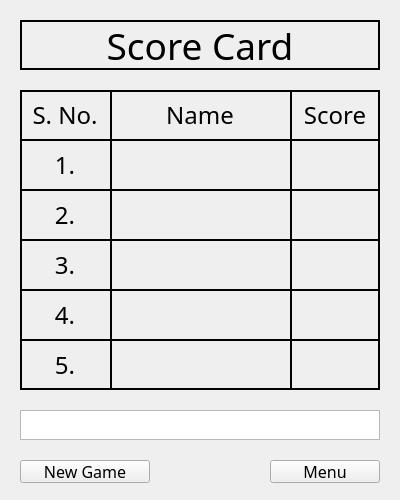
<?xml version="1.0" encoding="UTF-8"?>
<ui version="4.0">
 <class>Dialog</class>
 <widget class="QDialog" name="Dialog">
  <property name="geometry">
   <rect>
    <x>0</x>
    <y>0</y>
    <width>400</width>
    <height>500</height>
   </rect>
  </property>
  <property name="windowTitle">
   <string>Score Card</string>
  </property>
  <widget class="QLabel" name="label">
   <property name="geometry">
    <rect>
     <x>20</x>
     <y>20</y>
     <width>360</width>
     <height>50</height>
    </rect>
   </property>
   <property name="font">
    <font>
     <family>Cooper Black</family>
     <pointsize>28</pointsize>
    </font>
   </property>
   <property name="frameShape">
    <enum>QFrame::Box</enum>
   </property>
   <property name="lineWidth">
    <number>2</number>
   </property>
   <property name="text">
    <string>Score Card</string>
   </property>
   <property name="alignment">
    <set>Qt::AlignCenter</set>
   </property>
  </widget>
  <widget class="QFrame" name="frame">
   <property name="geometry">
    <rect>
     <x>20</x>
     <y>90</y>
     <width>360</width>
     <height>300</height>
    </rect>
   </property>
   <property name="font">
    <font>
     <family>Cooper Black</family>
     <pointsize>18</pointsize>
    </font>
   </property>
   <property name="frameShape">
    <enum>QFrame::Box</enum>
   </property>
   <property name="frameShadow">
    <enum>QFrame::Plain</enum>
   </property>
   <property name="lineWidth">
    <number>2</number>
   </property>
   <property name="midLineWidth">
    <number>1</number>
   </property>
   <widget class="Line" name="line">
    <property name="geometry">
     <rect>
      <x>0</x>
      <y>40</y>
      <width>360</width>
      <height>20</height>
     </rect>
    </property>
    <property name="font">
     <font>
      <family>Cooper Black</family>
      <pointsize>18</pointsize>
     </font>
    </property>
    <property name="frameShadow">
     <enum>QFrame::Plain</enum>
    </property>
    <property name="lineWidth">
     <number>2</number>
    </property>
    <property name="orientation">
     <enum>Qt::Horizontal</enum>
    </property>
   </widget>
   <widget class="Line" name="line_2">
    <property name="geometry">
     <rect>
      <x>0</x>
      <y>90</y>
      <width>360</width>
      <height>20</height>
     </rect>
    </property>
    <property name="font">
     <font>
      <family>Cooper Black</family>
      <pointsize>18</pointsize>
     </font>
    </property>
    <property name="frameShadow">
     <enum>QFrame::Plain</enum>
    </property>
    <property name="lineWidth">
     <number>2</number>
    </property>
    <property name="orientation">
     <enum>Qt::Horizontal</enum>
    </property>
   </widget>
   <widget class="Line" name="line_3">
    <property name="geometry">
     <rect>
      <x>0</x>
      <y>140</y>
      <width>360</width>
      <height>20</height>
     </rect>
    </property>
    <property name="font">
     <font>
      <family>Cooper Black</family>
      <pointsize>18</pointsize>
     </font>
    </property>
    <property name="frameShadow">
     <enum>QFrame::Plain</enum>
    </property>
    <property name="lineWidth">
     <number>2</number>
    </property>
    <property name="orientation">
     <enum>Qt::Horizontal</enum>
    </property>
   </widget>
   <widget class="Line" name="line_4">
    <property name="geometry">
     <rect>
      <x>0</x>
      <y>190</y>
      <width>360</width>
      <height>20</height>
     </rect>
    </property>
    <property name="font">
     <font>
      <family>Cooper Black</family>
      <pointsize>18</pointsize>
     </font>
    </property>
    <property name="frameShadow">
     <enum>QFrame::Plain</enum>
    </property>
    <property name="lineWidth">
     <number>2</number>
    </property>
    <property name="orientation">
     <enum>Qt::Horizontal</enum>
    </property>
   </widget>
   <widget class="Line" name="line_5">
    <property name="geometry">
     <rect>
      <x>0</x>
      <y>240</y>
      <width>360</width>
      <height>20</height>
     </rect>
    </property>
    <property name="font">
     <font>
      <family>Cooper Black</family>
      <pointsize>18</pointsize>
     </font>
    </property>
    <property name="frameShadow">
     <enum>QFrame::Plain</enum>
    </property>
    <property name="lineWidth">
     <number>2</number>
    </property>
    <property name="orientation">
     <enum>Qt::Horizontal</enum>
    </property>
   </widget>
   <widget class="Line" name="line_6">
    <property name="geometry">
     <rect>
      <x>90</x>
      <y>0</y>
      <width>2</width>
      <height>300</height>
     </rect>
    </property>
    <property name="font">
     <font>
      <family>Cooper Black</family>
      <pointsize>18</pointsize>
     </font>
    </property>
    <property name="frameShadow">
     <enum>QFrame::Plain</enum>
    </property>
    <property name="lineWidth">
     <number>2</number>
    </property>
    <property name="orientation">
     <enum>Qt::Vertical</enum>
    </property>
   </widget>
   <widget class="Line" name="line_7">
    <property name="geometry">
     <rect>
      <x>270</x>
      <y>0</y>
      <width>2</width>
      <height>300</height>
     </rect>
    </property>
    <property name="font">
     <font>
      <family>Cooper Black</family>
      <pointsize>18</pointsize>
     </font>
    </property>
    <property name="frameShadow">
     <enum>QFrame::Plain</enum>
    </property>
    <property name="lineWidth">
     <number>2</number>
    </property>
    <property name="orientation">
     <enum>Qt::Vertical</enum>
    </property>
   </widget>
   <widget class="QPushButton" name="pushButton">
    <property name="geometry">
     <rect>
      <x>0</x>
      <y>0</y>
      <width>90</width>
      <height>50</height>
     </rect>
    </property>
    <property name="font">
     <font>
      <family>Cooper Black</family>
      <pointsize>18</pointsize>
     </font>
    </property>
    <property name="text">
     <string>S. No.</string>
    </property>
    <property name="flat">
     <bool>true</bool>
    </property>
   </widget>
   <widget class="QPushButton" name="pushButton_2">
    <property name="geometry">
     <rect>
      <x>0</x>
      <y>50</y>
      <width>90</width>
      <height>50</height>
     </rect>
    </property>
    <property name="font">
     <font>
      <family>Cooper Black</family>
      <pointsize>18</pointsize>
     </font>
    </property>
    <property name="text">
     <string>1.</string>
    </property>
    <property name="flat">
     <bool>true</bool>
    </property>
   </widget>
   <widget class="QPushButton" name="pushButton_3">
    <property name="geometry">
     <rect>
      <x>0</x>
      <y>100</y>
      <width>90</width>
      <height>50</height>
     </rect>
    </property>
    <property name="font">
     <font>
      <family>Cooper Black</family>
      <pointsize>18</pointsize>
     </font>
    </property>
    <property name="text">
     <string>2.</string>
    </property>
    <property name="flat">
     <bool>true</bool>
    </property>
   </widget>
   <widget class="QPushButton" name="pushButton_4">
    <property name="geometry">
     <rect>
      <x>0</x>
      <y>150</y>
      <width>90</width>
      <height>50</height>
     </rect>
    </property>
    <property name="font">
     <font>
      <family>Cooper Black</family>
      <pointsize>18</pointsize>
     </font>
    </property>
    <property name="text">
     <string>3.</string>
    </property>
    <property name="flat">
     <bool>true</bool>
    </property>
   </widget>
   <widget class="QPushButton" name="pushButton_5">
    <property name="geometry">
     <rect>
      <x>0</x>
      <y>200</y>
      <width>90</width>
      <height>50</height>
     </rect>
    </property>
    <property name="font">
     <font>
      <family>Cooper Black</family>
      <pointsize>18</pointsize>
     </font>
    </property>
    <property name="text">
     <string>4.</string>
    </property>
    <property name="flat">
     <bool>true</bool>
    </property>
   </widget>
   <widget class="QPushButton" name="pushButton_6">
    <property name="geometry">
     <rect>
      <x>0</x>
      <y>250</y>
      <width>90</width>
      <height>50</height>
     </rect>
    </property>
    <property name="font">
     <font>
      <family>Cooper Black</family>
      <pointsize>18</pointsize>
     </font>
    </property>
    <property name="text">
     <string>5.</string>
    </property>
    <property name="flat">
     <bool>true</bool>
    </property>
   </widget>
   <widget class="QPushButton" name="pushButton_7">
    <property name="geometry">
     <rect>
      <x>270</x>
      <y>50</y>
      <width>90</width>
      <height>50</height>
     </rect>
    </property>
    <property name="font">
     <font>
      <family>Cooper Black</family>
      <pointsize>18</pointsize>
     </font>
    </property>
    <property name="text">
     <string/>
    </property>
    <property name="flat">
     <bool>true</bool>
    </property>
   </widget>
   <widget class="QPushButton" name="pushButton_8">
    <property name="geometry">
     <rect>
      <x>270</x>
      <y>250</y>
      <width>90</width>
      <height>50</height>
     </rect>
    </property>
    <property name="font">
     <font>
      <family>Cooper Black</family>
      <pointsize>18</pointsize>
     </font>
    </property>
    <property name="text">
     <string/>
    </property>
    <property name="flat">
     <bool>true</bool>
    </property>
   </widget>
   <widget class="QPushButton" name="pushButton_9">
    <property name="geometry">
     <rect>
      <x>270</x>
      <y>200</y>
      <width>90</width>
      <height>50</height>
     </rect>
    </property>
    <property name="font">
     <font>
      <family>Cooper Black</family>
      <pointsize>18</pointsize>
     </font>
    </property>
    <property name="text">
     <string/>
    </property>
    <property name="flat">
     <bool>true</bool>
    </property>
   </widget>
   <widget class="QPushButton" name="pushButton_10">
    <property name="geometry">
     <rect>
      <x>270</x>
      <y>0</y>
      <width>90</width>
      <height>50</height>
     </rect>
    </property>
    <property name="font">
     <font>
      <family>Cooper Black</family>
      <pointsize>18</pointsize>
     </font>
    </property>
    <property name="text">
     <string>Score</string>
    </property>
    <property name="flat">
     <bool>true</bool>
    </property>
   </widget>
   <widget class="QPushButton" name="pushButton_11">
    <property name="geometry">
     <rect>
      <x>270</x>
      <y>100</y>
      <width>90</width>
      <height>50</height>
     </rect>
    </property>
    <property name="font">
     <font>
      <family>Cooper Black</family>
      <pointsize>18</pointsize>
     </font>
    </property>
    <property name="text">
     <string/>
    </property>
    <property name="flat">
     <bool>true</bool>
    </property>
   </widget>
   <widget class="QPushButton" name="pushButton_12">
    <property name="geometry">
     <rect>
      <x>270</x>
      <y>150</y>
      <width>90</width>
      <height>50</height>
     </rect>
    </property>
    <property name="font">
     <font>
      <family>Cooper Black</family>
      <pointsize>18</pointsize>
     </font>
    </property>
    <property name="text">
     <string/>
    </property>
    <property name="flat">
     <bool>true</bool>
    </property>
   </widget>
   <widget class="QPushButton" name="pushButton_13">
    <property name="geometry">
     <rect>
      <x>90</x>
      <y>50</y>
      <width>180</width>
      <height>50</height>
     </rect>
    </property>
    <property name="font">
     <font>
      <family>Cooper Black</family>
      <pointsize>18</pointsize>
     </font>
    </property>
    <property name="text">
     <string/>
    </property>
    <property name="flat">
     <bool>true</bool>
    </property>
   </widget>
   <widget class="QPushButton" name="pushButton_14">
    <property name="geometry">
     <rect>
      <x>90</x>
      <y>250</y>
      <width>180</width>
      <height>50</height>
     </rect>
    </property>
    <property name="font">
     <font>
      <family>Cooper Black</family>
      <pointsize>18</pointsize>
     </font>
    </property>
    <property name="text">
     <string/>
    </property>
    <property name="flat">
     <bool>true</bool>
    </property>
   </widget>
   <widget class="QPushButton" name="pushButton_15">
    <property name="geometry">
     <rect>
      <x>90</x>
      <y>200</y>
      <width>180</width>
      <height>50</height>
     </rect>
    </property>
    <property name="font">
     <font>
      <family>Cooper Black</family>
      <pointsize>18</pointsize>
     </font>
    </property>
    <property name="text">
     <string/>
    </property>
    <property name="flat">
     <bool>true</bool>
    </property>
   </widget>
   <widget class="QPushButton" name="pushButton_16">
    <property name="geometry">
     <rect>
      <x>90</x>
      <y>0</y>
      <width>180</width>
      <height>50</height>
     </rect>
    </property>
    <property name="font">
     <font>
      <family>Cooper Black</family>
      <pointsize>18</pointsize>
     </font>
    </property>
    <property name="text">
     <string>Name</string>
    </property>
    <property name="flat">
     <bool>true</bool>
    </property>
   </widget>
   <widget class="QPushButton" name="pushButton_17">
    <property name="geometry">
     <rect>
      <x>90</x>
      <y>100</y>
      <width>180</width>
      <height>50</height>
     </rect>
    </property>
    <property name="font">
     <font>
      <family>Cooper Black</family>
      <pointsize>18</pointsize>
     </font>
    </property>
    <property name="text">
     <string/>
    </property>
    <property name="flat">
     <bool>true</bool>
    </property>
   </widget>
   <widget class="QPushButton" name="pushButton_18">
    <property name="geometry">
     <rect>
      <x>90</x>
      <y>150</y>
      <width>180</width>
      <height>50</height>
     </rect>
    </property>
    <property name="font">
     <font>
      <family>Cooper Black</family>
      <pointsize>18</pointsize>
     </font>
    </property>
    <property name="text">
     <string/>
    </property>
    <property name="flat">
     <bool>true</bool>
    </property>
   </widget>
  </widget>
  <widget class="QTextBrowser" name="textBrowser">
   <property name="geometry">
    <rect>
     <x>20</x>
     <y>410</y>
     <width>360</width>
     <height>30</height>
    </rect>
   </property>
  </widget>
  <widget class="QPushButton" name="pushButton_19">
   <property name="geometry">
    <rect>
     <x>20</x>
     <y>460</y>
     <width>130</width>
     <height>23</height>
    </rect>
   </property>
   <property name="font">
    <font>
     <family>Cooper Black</family>
     <pointsize>12</pointsize>
    </font>
   </property>
   <property name="text">
    <string>New Game</string>
   </property>
  </widget>
  <widget class="QPushButton" name="pushButton_20">
   <property name="geometry">
    <rect>
     <x>270</x>
     <y>460</y>
     <width>110</width>
     <height>23</height>
    </rect>
   </property>
   <property name="font">
    <font>
     <family>Cooper Black</family>
     <pointsize>12</pointsize>
    </font>
   </property>
   <property name="text">
    <string>Menu</string>
   </property>
  </widget>
 </widget>
 <resources/>
 <connections/>
</ui>
